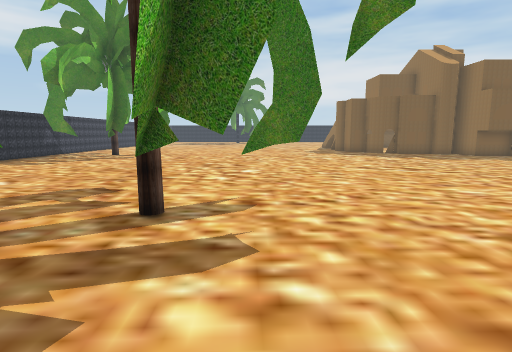
[1] (above)

16 first-person views from a walk through a scene from a Unity 3-D project. The camera is 1.2 m above the floor, tilts 8° down and sees 80° across. The floor is counted in squares, 1 m on a side. Each view is taken from the middle of a square. On the plan, view 1 faces up. The plan holds only what a view shows up to about 13 squares ahead; the rest is blank. The place goes on beyond the plan. The player character is not drawn. Some animated figures are not drawn. Some surface patterns are stand-ins.

[2]
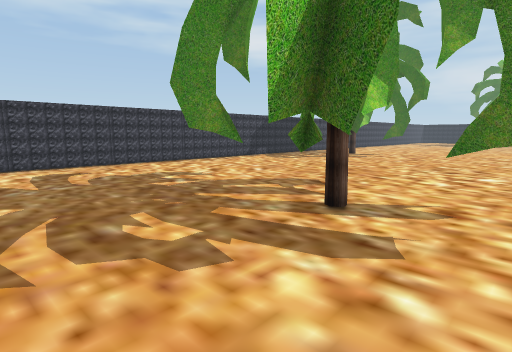

[3]
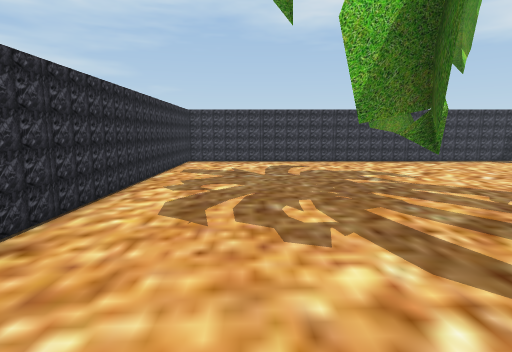

[4]
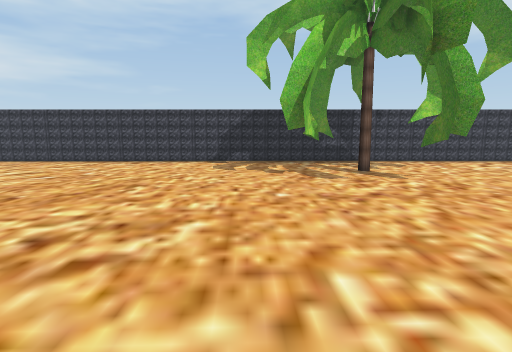

[5]
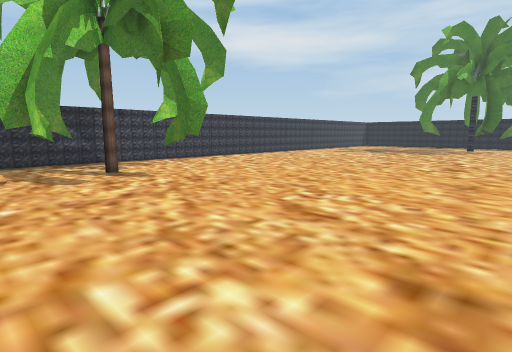

[6]
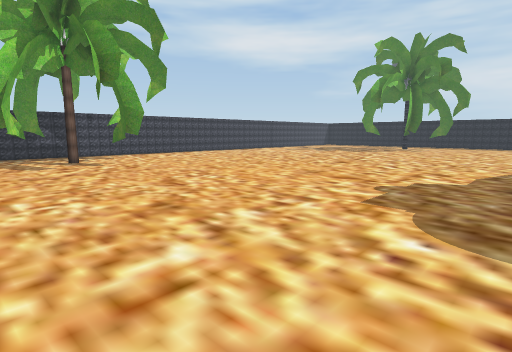

[7]
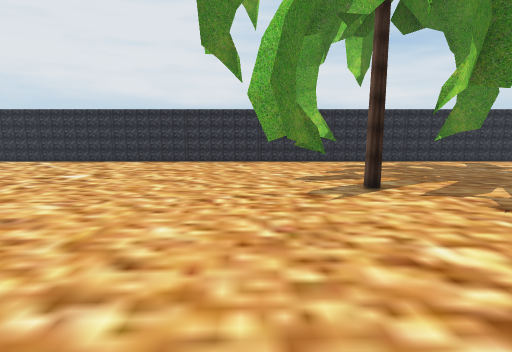

[8]
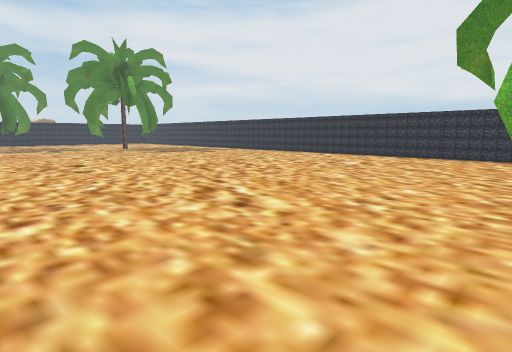

[9]
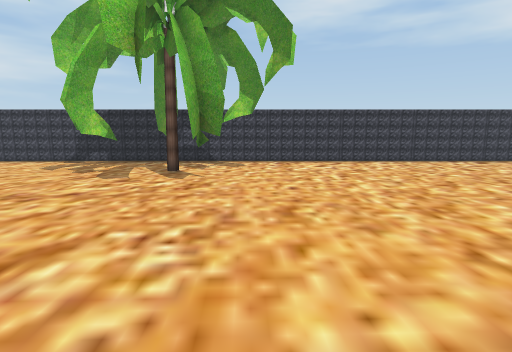

[10]
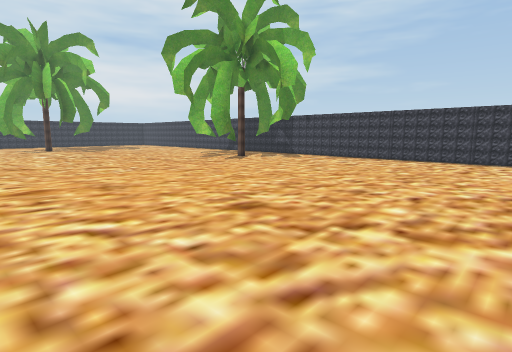

[11]
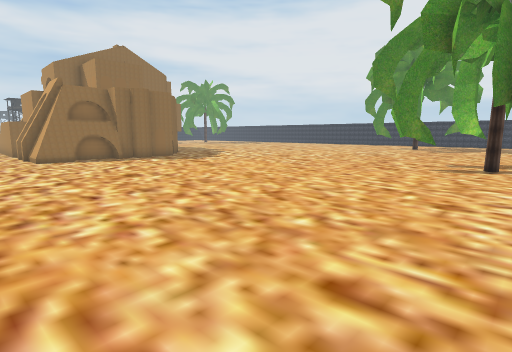

[12]
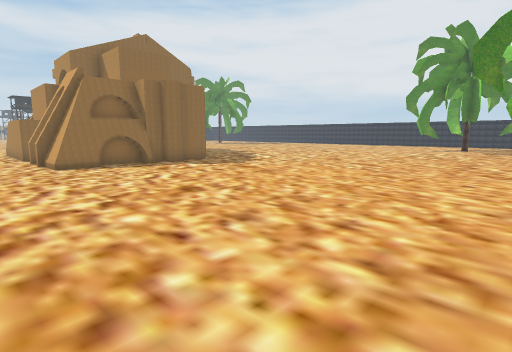

[13]
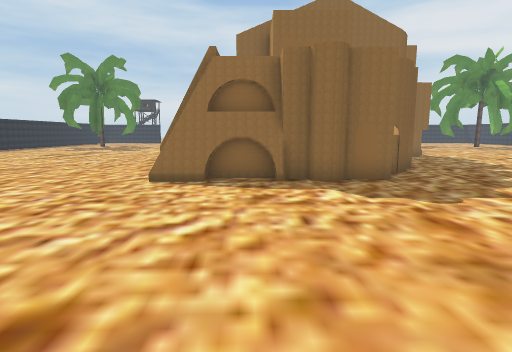

[14]
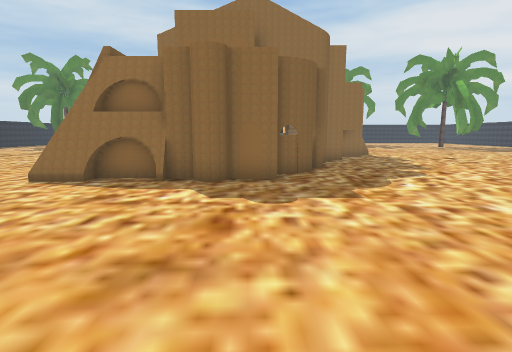

[15]
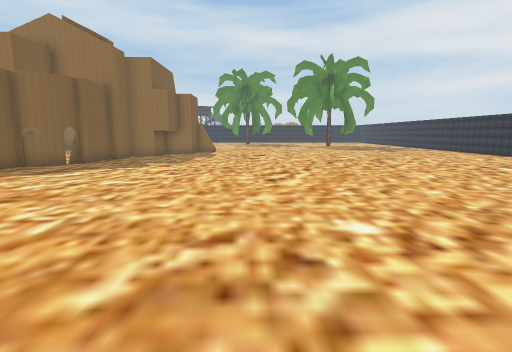

[16]
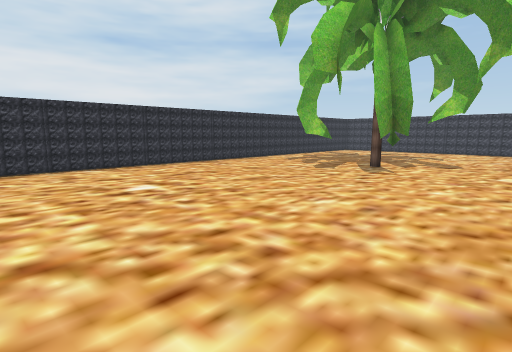

### Floor plan
Key: @ floor where view 1 was taken; # wall or solid block; x gap in a wall; . floor; T thing the floor can be seen under or through.
Columns run from 11 left of view 1 to 9 right of it. Each row starts with its distance up from view 1.
 28 #.. ......... .......
 27 #....................
 26 #.................##.
 25 #................####
 24 #................#
 23 #................#
 22 #................#
 21 #................#
 20 #................##
 19 #.................##
 18 #..#.##............##
 17 #.....x..............
 16 ##..#................
 15 ##...................
 14 #....................
 13 #....................
 12 #....................
 11 #....................
 10 #....................
  9 #....................
  8 #....................
  7 #....................
  6 #........#.TT........
  5 #....................
  4 #......x..#..........
  3 #....................
  2 #....................
  1 #....................
  0 #..........@.........
 -1 #....................
 -2 #####################

Positions as (right, up) in squares from view 1, and headings:
1: (0, 0), facing up
2: (1, 0), facing up-left
3: (2, 1), facing left
4: (2, 13), facing left
5: (2, 13), facing up-left
6: (6, 13), facing up-left
7: (1, 11), facing down
8: (0, 14), facing down-right
9: (2, 19), facing left
10: (3, 28), facing down-left
11: (-9, 28), facing down-right
12: (-6, 28), facing down-right
13: (-2, 23), facing right
14: (-2, 20), facing right
15: (-4, 11), facing right
16: (9, 9), facing down-left
